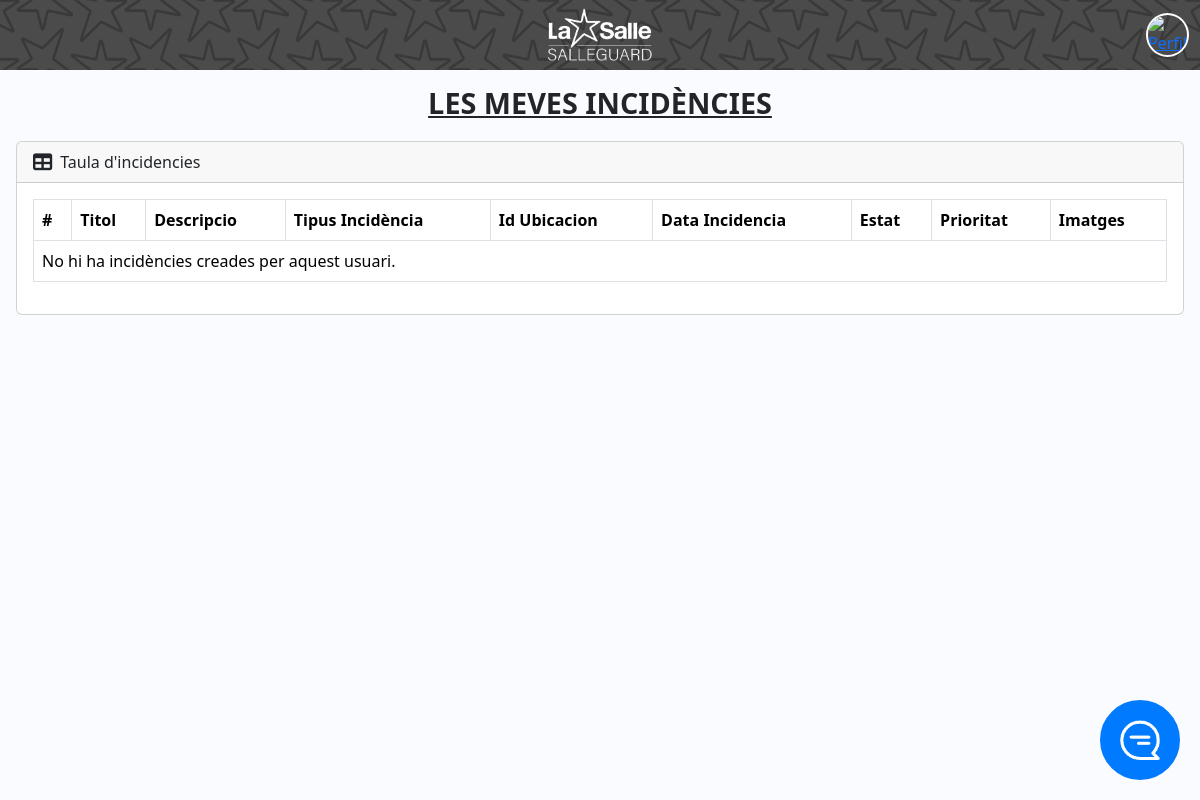
The page /index.php?controller=Login&method=incidencies (signed in) on the database as committed earlier.
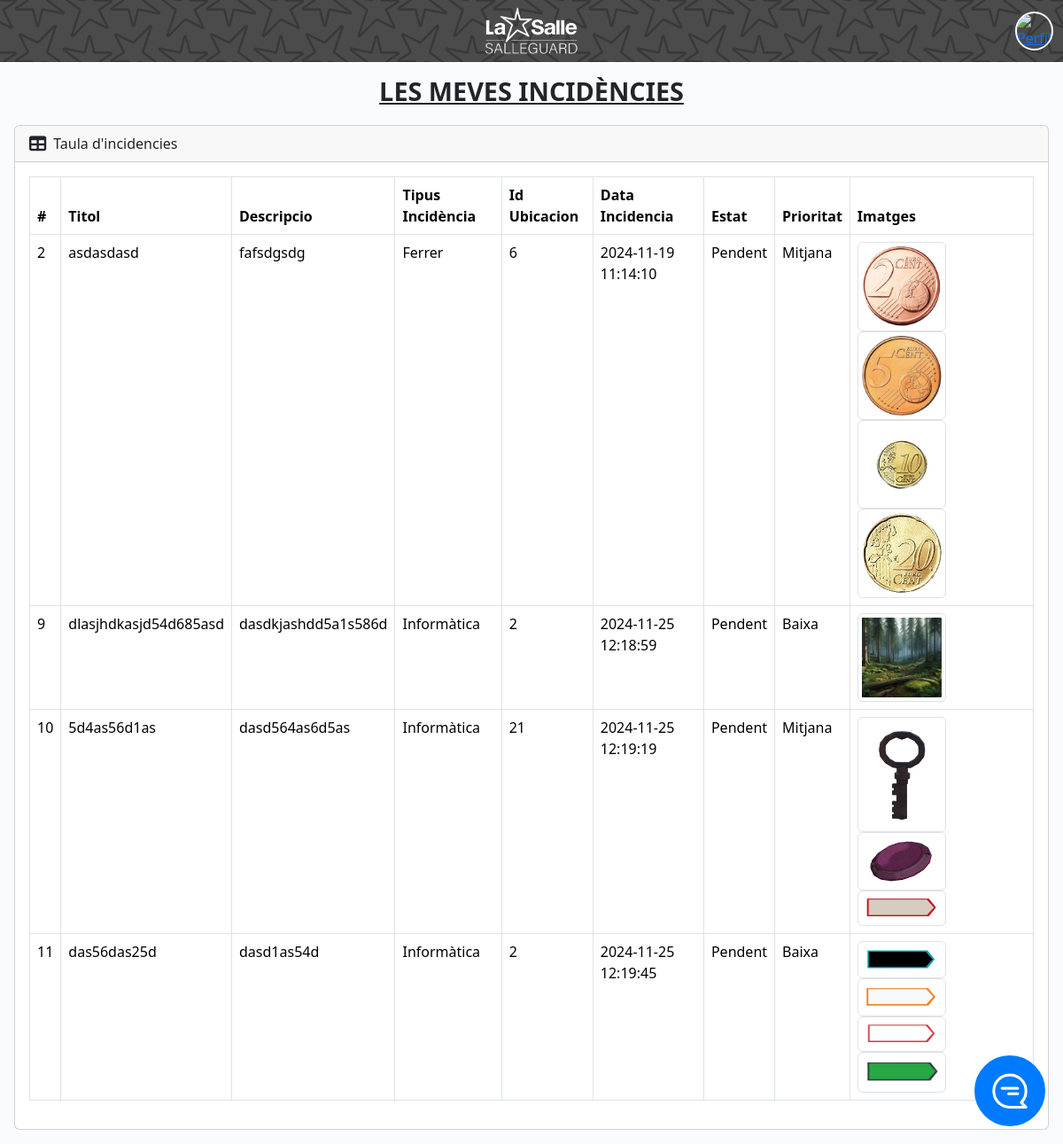
The same page on the database as committed later.
### tables this page shows
CREATE TABLE `incidencies` (
  `id` int(11) NOT NULL,
  `creador_nom_cognoms` varchar(100) NOT NULL,
  `titol_fallo` varchar(150) NOT NULL,
  `descripcio` text NOT NULL,
  `tipus_incidencia` enum('Calefacció','Electricitat','Fontaner','Informàtica','Fusteria','Ferrer','Obres','Audiovisual','Equips de seguretat','Neteja de clavegueram','Altres') NOT NULL,
  `id_ubicacio` int(11) DEFAULT NULL,
  `data_incidencia` timestamp NOT NULL DEFAULT current_timestamp(),
  `estat` enum('Pendent','En Progrés','Resolta') DEFAULT 'Pendent',
  `prioritat` enum('Baixa','Mitjana','Alta') DEFAULT 'Baixa',
  `descripcio_resolta` text DEFAULT NULL,
  `imatges` text DEFAULT NULL,
  `id_usuari` int(11) NOT NULL,
  `habilitado` tinyint(1) DEFAULT 1,
  `id_tecnico` int(11) DEFAULT NULL
);

### app/controllers/Login.php (called while the page is built, shortened)
<?php
class LoginController
{
    public function incidencies()
    {
        require "app/views/layouts/Forms/V_Misincidencias.php";
    }
}

### app/views/layouts/Forms/V_Misincidencias.php (the view, shortened to what this page needs)
<?php
include("app/views/layouts/header/header.php");
?>
<body>
    <div class="wrapper">
        <?php
        include("app/views/layouts/menu/menu.php");
        ?>
        <div class="main p-3">
            <div class="tittle-page">
                <h2>Les Meves Incidències</h2>
            </div>
            <div class="card">
                <div class="card-header">
                    <i class="fas fa-table"></i>
                    Taula d'incidencies
                </div>
                <div class="card-body">
                    <div class="table-responsive">
                        <table class="table table-bordered">
                            <thead>
                                <tr>
                                    <th>#</th>
                                    <th>Titol</th>
                                    <th>Descripcio</th>
                                    <th>Tipus Incidència</th>
                                    <th>Id Ubicacion</th>
                                    <th>Data Incidencia</th>
                                    <th>Estat</th>
                                    <th>Prioritat</th>
                                    <th>Imatges</th>
                                </tr>
                            </thead>
                            <tbody>
                                <?php
                                require_once('app/models/connexio.php');
                                $idUsuari = $_SESSION['usuari'][0];
                                $sql = "SELECT id, titol_fallo, descripcio, tipus_incidencia, id_ubicacio, data_incidencia, estat, prioritat, imatges
                                FROM incidencies
                                WHERE id_usuari = ? AND habilitado = 1";
                                $stmt = $conn->prepare($sql);
                                $stmt->bind_param("i", $idUsuari);
                                $stmt->execute();
                                $result = $stmt->get_result();
                                if ($result->num_rows > 0) {
                                    while ($row = $result->fetch_assoc()) {
                                        echo "<tr>";
                                        echo "<td>" . $row['id'] . "</td>";
                                        echo "<td>" . htmlspecialchars($row['titol_fallo']) . "</td>";
                                        echo "<td>" . htmlspecialchars($row['descripcio']) . "</td>";
                                        echo "<td>" . htmlspecialchars($row['tipus_incidencia']) . "</td>";
                                        echo "<td>" . htmlspecialchars($row['id_ubicacio']) . "</td>";
                                        echo "<td>" . htmlspecialchars($row['data_incidencia']) . "</td>";
                                        echo "<td>" . htmlspecialchars($row['estat']) . "</td>";
                                        echo "<td>" . htmlspecialchars($row['prioritat']) . "</td>";
                                        echo "<td>";
                                        if (!empty($row['imatges'])) {
                                            $imatges = explode(',', $row['imatges']);
                                            foreach ($imatges as $imatge) {
                                                echo "<img src='$imatge' class='img-thumbnail' width='100' height='100'>";
                                            }
                                        } else {
                                            echo "No hi ha imatges";
                                        }
                                        echo "</tr>";
                                    }
                                } else {
                                    echo "<tr><td colspan='9'>No hi ha incidències creades per aquest usuari.</td></tr>";
                                }
                                ?>
                            </tbody>
                        </table>
                    </div>
                </div>
            </div>
        </div>
    </div>
</body>

### index.php (shortened to what this page needs)
<?php
if (isset($_GET["controller"])) {
    $controller = $_GET["controller"];
    if (class_exists($controller)) {
        $controller = $controller . "Controller";
        if (class_exists($controller)) {
            $controller = new $controller();
            if (isset($_GET["method"])) {
                $method = $_GET["method"];
                if (method_exists($controller, $method)) {
                    $controller->$method();
                } else {
                    echo "No existe el método " . htmlspecialchars($method);
                }
            } else {
                echo "No existe el método en el controlador " . htmlspecialchars(get_class($controller));
            }
        } else {
            echo "No existe la clase del controlador " . htmlspecialchars($controller);
        }
    } else {
        echo "No existe el controlador " . htmlspecialchars($controller);
    }
} else {
    require("app/views/layouts/Forms/V_Login.php");
}
?>

### app/views/layouts/header/header.php (shortened to what this page needs)
<!DOCTYPE html>
<html lang="ca">
<head>
    <link rel="stylesheet" href="https://cdnjs.cloudflare.com/ajax/libs/font-awesome/6.0.0-beta3/css/all.min.css">
    <link href="https://cdn.lineicons.com/4.0/lineicons.css" rel="stylesheet" />
    <link href='https://cdnjs.cloudflare.com/ajax/libs/fullcalendar/5.11.3/main.min.css' rel='stylesheet' />
    <link rel="stylesheet" href="public/css/styleNav.css">
    <link rel="stylesheet" href="assets/dist/css/bootstrap.min.css">
</head>
<?php
include("app/views/layouts/btn/xat.php");
?>

### app/views/layouts/btn/xat.php
<div class="btn-chat">
    <a href="index.php?controller=Login&method=xat">
        <img src="Images/Comment1Text.png" alt="chat" class="img-chat">
    </a>
</div>

### app/views/layouts/menu/menu.php (shortened to what this page needs)
<header id="header">
    <div class="header-content">
        <div class="d-flex">
            <button class="toggle-btn" type="button">
            </button>
        </div>
        <div class="text-center">
            <div class="logo">
                <a href="index.php?controller=Login&method=bienvenido">
                    <img src="Images/Login/Salleguard.png" alt="Logo">
                </a>
            </div>
        </div>
        <div class="d-flex">
            <button class="toggle-btn" type="button">
                <a href="index.php?controller=Perfil&method=info">
                    <?php $foto = $_SESSION['usuari'][5] ? $_SESSION['usuari'][5] : 'Images/Foto_Perfiles/user-icon.png';  ?>
                    <img src="<?php echo $foto; ?>" alt="Perfil">
                </a>
            </button>
        </div>
    </div>
</header>

### public/css/styleNav.css (style rules this page uses)
a { text-decoration: none; }
body { font-family: 'Poppins', sans-serif; }
.wrapper { display: flex; }
.main { margin-top: 70px; min-height: calc(100vh - 70px); width: 100%; overflow: hidden; transition: all 0.35s ease-in-out; background-color: #fafbfe; }
#header { width: 100%; height: 70px; display: flex; align-items: center; padding: 0; position: fixed; top: 0; left: 0; z-index: 1100; background: linear-gradient(rgba(30, 30, 30, 0.8), rgba(30, 30, 30, 0.8)), url('../../Images/Login/Sallenet_Fondo1.png') no-repeat; background-size: cover; background-position: center; }
.header-content { width: 100%; display: flex; align-items: center; justify-content: space-between; height: 100%; }
.d-flex { display: flex; align-items: center; justify-content: center; position: relative; width: 70px; }
.d-flex img { width: 38px; height: auto; border-radius: 50%; border: 2px solid #FFF; }
.text-center { display: flex; justify-content: center; }
.logo { width: 100%; height: 70px; padding: 7px; }
.logo img { width: auto; height: 100%; }
.toggle-btn { background-color: transparent; cursor: pointer; border: 0; padding: 1rem 1rem; position: relative; width: 70px; z-index: 1; }
.tittle-page h2 { display: flex; justify-content: center; font-size: 1.8rem; text-decoration: underline; font-weight: bold; text-transform: uppercase; margin-bottom: 20px; }
.card-header { display: flex; align-items: center; justify-content: flex-start; }
.card-header i { margin-right: 8px; font-size: 1.2rem; }
.btn-chat { width: 80px; height: 80px; background-color: #007bff; border: 2px solid #007bff; color: white; border-radius: 50%; text-decoration: none; transition: transform 0.3s ease, background-color 0.3s ease, border-color 0.3s ease; touch-action: manipulation; display: flex; align-items: center; justify-content: center; position: fixed; right: 20px; bottom: 20px; animation: subirBajar 1s ease-in-out infinite; z-index: 9999; }
.btn-chat img { width: 50px; height: 50px; }
.table-responsive { overflow-x: auto; -webkit-overflow-scrolling: touch; }

Rows that differ between the two databases and show on the page:
added incidencies: id "2", titol_fallo "asdasdasd", descripcio "fafsdgsdg", tipus_incidencia "Ferrer", id_ubicacio "6", data_incidencia "2024-11-19 11:14:10", estat "Pendent", prioritat "Mitjana", imatges (picture), shown under "LES MEVES INCIDÈNCIES"
added incidencies: id "9", titol_fallo "dlasjhdkasjd54d685asd", descripcio "dasdkjashdd5a1s586d", tipus_incidencia "Informàtica", id_ubicacio "2", data_incidencia "2024-11-25 12:18:59", estat "Pendent", prioritat "Baixa", imatges (picture)
added incidencies: id "10", titol_fallo "5d4as56d1as", descripcio "dasd564as6d5as", tipus_incidencia "Informàtica", id_ubicacio "21", data_incidencia "2024-11-25 12:19:19", estat "Pendent", prioritat "Mitjana", imatges (picture), shown under "LES MEVES INCIDÈNCIES"
added incidencies: id "11", titol_fallo "das56das25d", descripcio "dasd1as54d", tipus_incidencia "Informàtica", id_ubicacio "2", data_incidencia "2024-11-25 12:19:45", estat "Pendent", prioritat "Baixa", imatges (picture), shown under "LES MEVES INCIDÈNCIES"
Other text that changed with them:
text no longer shown: "No hi ha incidències creades per aquest usuari."
